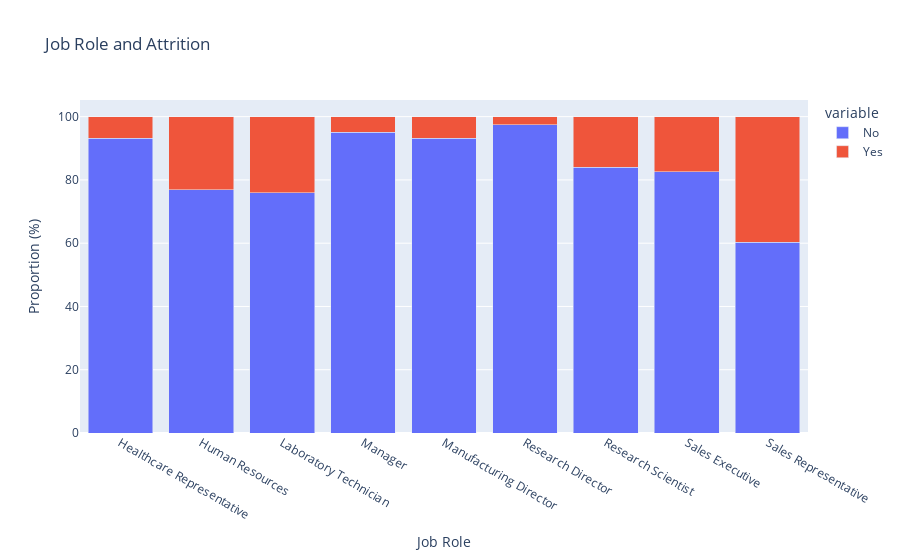

Notebook source saved alongside this figure:
### Markdown cell above
## <font color=#2865c8> <b>Which job role has a higher attrition rate?</b><font color='black'>

### Code cell
# Prepare Job Role and Attrition data
job_role_attrition = pd.crosstab(df['JobRole'], df['Attrition'], normalize='index').reset_index()
job_role_attrition.columns = ['JobRole', 'No', 'Yes']
job_role_attrition['No'] *= 100
job_role_attrition['Yes'] *= 100

# Add department information for each job role
job_role_departments = {
    'Sales Executive': 'Sales',
    'Research Scientist': 'Research & Development',
    'Laboratory Technician': 'Research & Development',
    'Manufacturing Director': 'Research & Development',
    'Healthcare Representative': 'Sales',
    'Manager': 'Research & Development',
    'Sales Representative': 'Sales',
    'Research Director': 'Research & Development',
    'Human Resources': 'Human Resources'
}
job_role_attrition['Department'] = job_role_attrition['JobRole'].map(job_role_departments)

# Create an interactive bar chart using Plotly
fig = px.bar(job_role_attrition, 
             x='JobRole', 
             y=['No', 'Yes'], 
             barmode='stack', 
             labels={'value': 'Proportion (%)', 'JobRole': 'Job Role'},
             title='Job Role and Attrition',
             custom_data=['Department'])

# Set the content of the tooltip
fig.update_traces(hovertemplate='Department: %{customdata[0]}<br>Job Role: %{x}<br>Proportion: %{y:.2f}%<extra></extra>')

# Customize the chart layout
fig.update_layout(xaxis_title='Job Role', yaxis_title='Proportion (%)')
fig.show()

### Figure 1 — Plotly figure (JSON) as saved in the notebook; plotly's stock layout.template omitted (floating-point values rounded to 4 significant figures)
{"data": [{"alignmentgroup": "True", "customdata": [["Sales"], ["Human Resources"], ["Research & Development"], ["Research & Development"], ["Research & Development"], ["Research & Development"], ["Research & Development"], ["Sales"], ["Sales"]], "hovertemplate": "Department: %{customdata[0]}<br>Job Role: %{x}<br>Proportion: %{y:.2f}%<extra></extra>", "legendgroup": "No", "marker": {"color": "#636efa", "pattern": {"shape": ""}}, "name": "No", "offsetgroup": "No", "orientation": "v", "showlegend": true, "textposition": "auto", "type": "bar", "x": ["Healthcare Representative", "Human Resources", "Laboratory Technician", "Manager", "Manufacturing Director", "Research Director", "Research Scientist", "Sales Executive", "Sales Representative"], "xaxis": "x", "y": [93.13, 76.92, 75.97, 95.1, 93.1, 97.5, 83.96, 82.52, 60.24], "yaxis": "y"}, {"alignmentgroup": "True", "customdata": [["Sales"], ["Human Resources"], ["Research & Development"], ["Research & Development"], ["Research & Development"], ["Research & Development"], ["Research & Development"], ["Sales"], ["Sales"]], "hovertemplate": "Department: %{customdata[0]}<br>Job Role: %{x}<br>Proportion: %{y:.2f}%<extra></extra>", "legendgroup": "Yes", "marker": {"color": "#EF553B", "pattern": {"shape": ""}}, "name": "Yes", "offsetgroup": "Yes", "orientation": "v", "showlegend": true, "textposition": "auto", "type": "bar", "x": ["Healthcare Representative", "Human Resources", "Laboratory Technician", "Manager", "Manufacturing Director", "Research Director", "Research Scientist", "Sales Executive", "Sales Representative"], "xaxis": "x", "y": [6.87, 23.08, 24.03, 4.902, 6.897, 2.5, 16.04, 17.48, 39.76], "yaxis": "y"}], "layout": {"barmode": "stack", "legend": {"title": {"text": "variable"}, "tracegroupgap": 0}, "title": {"text": "Job Role and Attrition"}, "xaxis": {"anchor": "y", "domain": [0, 1], "title": {"text": "Job Role"}}, "yaxis": {"anchor": "x", "domain": [0, 1], "title": {"text": "Proportion (%)"}}}}
